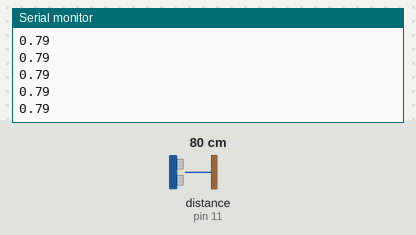
Recording of a sketch running on a simulated Arduino Uno, built with avr-gcc and run on an emulated ATmega328P. Parts: the last lines printed to the serial monitor. Wiring (inferred from the names in the program): ultrasonic range finder: trigger pin 13; echo pin 11. The inputs (shaded band) are chosen by the test bench; at power-on: distance to the obstacle (sensor on pin 11) 80 cm. The echo pulse lasts 58.3 µs per cm.

Above: at 1.2 s.
1.3 s: distance to the obstacle (sensor on pin 11) set to 2 cm
At 1.51 s:
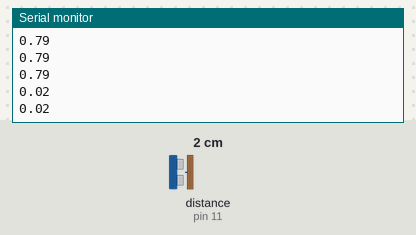
2.8 s: distance to the obstacle (sensor on pin 11) set to 4 cm
At 2.85 s:
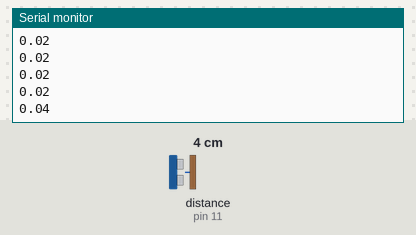
Timing chart, 0 to 5.8 s (numbered marks = the images above; inputs shaded):
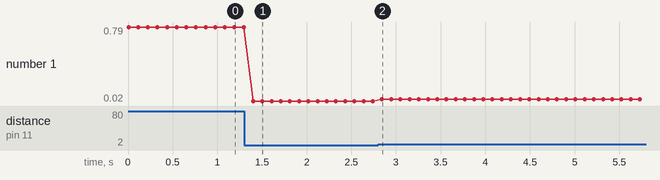

The sketch:

HCSR04.ino
```cpp
int trigPin = 13;
int echoPin = 11;
float pingTime; //Total time lab between trig and echo
float targetDistance;
float speedOfSound = 340.29; //In metres per second

void setup() {
  Serial.begin(9600);
  pinMode(trigPin,OUTPUT);
  pinMode(echoPin,INPUT);

}

void loop() {
  digitalWrite(trigPin,LOW); //Set trigger to low
  delayMicroseconds(2000); //Letting the signal settle
  digitalWrite(trigPin,HIGH); //Send a pulse
  delayMicroseconds(15); //Keep high for 15us
  digitalWrite(trigPin,LOW); //Set the pulse
  delayMicroseconds(10);

  pingTime = pulseIn(echoPin,HIGH); //Returns time delay in microseconds
  pingTime = pingTime/1000000; //pingTime in seconds
  targetDistance = speedOfSound*pingTime; //Twice the target distance in metres
  targetDistance = targetDistance/2;

  Serial.println(targetDistance);

  delay(100);

}
```

Measured:
- after the input at 1.3 s, the serial monitor: prints a new line after 0.10 s (image 1)
- after the input at 2.8 s, the serial monitor: prints a new line at once (image 2)
- plotted number 1: 0.79 → 0.02 after the input at 1.3 s, 0.02 → 0.04 after the input at 2.8 s
